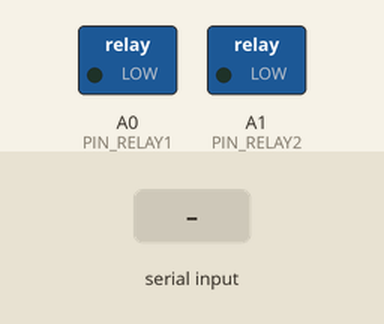
This sketch was run on a simulated Arduino Uno, built with avr-gcc and run on an emulated ATmega328P. Parts: switched loads named in the sketch (green lamp = pin HIGH). The inputs (shaded band) are chosen by the test bench. What the sketch prints to the serial monitor is not drawn.

Above: at 1.2 s.
1.3 s: "90,45\n" received over Serial
Timing chart, 0 to 4.3 s (numbered marks = the images above; inputs shaded):
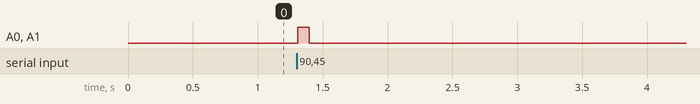

Measured:
- after the input at 1.3 s, A0 (PIN_RELAY1), A1 (PIN_RELAY2): LOW → HIGH at once, → LOW 0.09 s later

The sketch:

SerialRelayModule.ino
```cpp
#define PIN_RELAY1 A0
#define PIN_RELAY2 A1
#define MAX_DURATION 10000

void setup() {
  Serial.begin(9600); // Initialize serial communication at 9600 baud
  pinMode(PIN_RELAY1, OUTPUT); // Set the relay pin as an output
  pinMode(PIN_RELAY2, OUTPUT); // Set the relay pin as an output
  digitalWrite(PIN_RELAY1, LOW); // Ensure the relay is initially turned off
  digitalWrite(PIN_RELAY2, LOW); // Ensure the relay is initially turned off
}

void loop() {
  String command = Serial.readStringUntil('\n'); // Read the command until a newline character
  command.trim(); // Remove any leading or trailing whitespace

  if (command.length() <= 0)
    return;

  int duration = command.toInt(); // Convert the command to an integer (duration in milliseconds)

  if (duration > MAX_DURATION)
  {
    Serial.print("Duration ");
    Serial.print(duration);
    Serial.print(" is too long (max ");
    Serial.print(MAX_DURATION);
    Serial.println(" milliseconds)");
    return;
  }

  if (duration > 0) {
    // Echo the understood command back to the host
    Serial.print("Resetting for ");
    Serial.print(duration);
    Serial.println(" milliseconds");

    digitalWrite(PIN_RELAY1, HIGH); // Turn the relay on
    digitalWrite(PIN_RELAY2, HIGH); // Turn the relay on
    delay(duration); // Wait for the specified duration
    digitalWrite(PIN_RELAY1, LOW); // Turn the relay off
    digitalWrite(PIN_RELAY2, LOW); // Turn the relay off
  } else {
    // Handle invalid command
    Serial.println("Invalid command received");
  }
}
```
